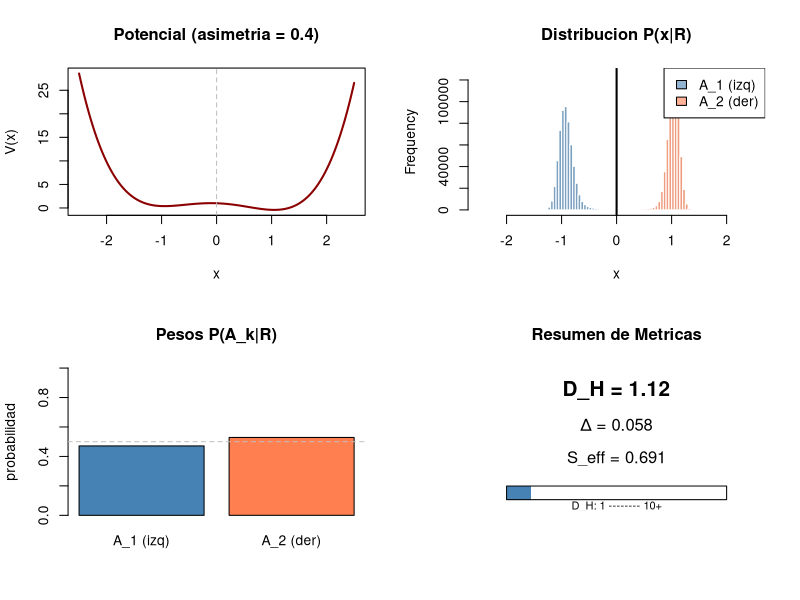

This figure's R source:
# =============================================================================
# CONCEPTO 5: Metricas de Dominancia
# =============================================================================
#
# Una vez identificadas las clases A_k, medimos si alguna DOMINA:
#
# Pesos de clase:
#   p_k = P(A_k | R) = ∫_{A_k} p(ψ|R) dψ
#
# Metricas:
#   - Ratio de dominancia: D_H = p_1 / p_2 (clase mas probable / segunda)
#   - Gap: Δ = p_1 - p_2
#   - Entropia efectiva: S_eff = -Σ p_k log(p_k)
#
# Umbrales:
#   - D_H > 10 o Δ > 0.5 → Dominancia fuerte
#   - D_H ∈ [3, 10] → Dominancia moderada
#   - D_H ≈ 1 → Equilibrio (sin dominancia)
#
# =============================================================================

cat("=== PRUEBA: Metricas de Dominancia ===\n\n")

# --- PARAMETROS ---
set.seed(42)
n_traj <- 2500
traj_length <- 500
dt <- 0.01
noise <- 0.4

# --- POTENCIAL ASIMETRICO (favorece un pozo) ---
# Parametro de asimetria
asimetria <- 0.4  # Cambiar para ver efecto en dominancia

V <- function(x) (x^2 - 1)^2 - asimetria * x
grad_V <- function(x) 4 * x * (x^2 - 1) - asimetria

cat("Potencial: V(x) = (x²-1)² -", asimetria, "·x\n")
cat("(asimetria =", asimetria, "favorece pozo derecho)\n\n")

# --- DINAMICA ---
step <- function(x, dt, sigma) {
  x - grad_V(x) * dt + sigma * sqrt(dt) * rnorm(1)
}

simulate <- function(x0, n, dt, sigma) {
  x <- numeric(n)
  x[1] <- x0
  for (t in 2:n) {
    x[t] <- step(x[t-1], dt, sigma)
    x[t] <- max(-3, min(3, x[t]))
  }
  x
}

# --- CONDICION R ---
observable <- function(x) abs(x)  # distancia al origen
theta_threshold <- 0.5
tau_persistence <- 30

cumple_ERS <- function(traj, theta_star, tau_star) {
  theta_t <- observable(traj)
  condicion <- theta_t >= theta_star
  if (!any(condicion)) return(FALSE)
  rachas <- rle(condicion)
  duraciones <- rachas$lengths[rachas$values == TRUE]
  if (length(duraciones) == 0) return(FALSE)
  max(duraciones) >= tau_star
}

# --- SIMULAR ---
cat("Simulando", n_traj, "trayectorias...\n")

trayectorias <- vector("list", n_traj)
cumple_R <- logical(n_traj)

for (i in 1:n_traj) {
  x0 <- runif(1, -2, 2)
  trayectorias[[i]] <- simulate(x0, traj_length, dt, noise)
  cumple_R[i] <- cumple_ERS(trayectorias[[i]], theta_threshold, tau_persistence)
}

n_cond <- sum(cumple_R)
cat("Condicionadas:", n_cond, "\n\n")

# --- DEFINIR CLASES SIMPLES ---
# A_1: pozo izquierdo (x < 0)
# A_2: pozo derecho (x > 0)

x_cond <- unlist(trayectorias[cumple_R])

n_izq <- sum(x_cond < 0)
n_der <- sum(x_cond > 0)
n_total <- length(x_cond)

# --- CALCULAR PESOS ---
p_1 <- n_izq / n_total  # P(A_1 | R)
p_2 <- n_der / n_total  # P(A_2 | R)

# Ordenar de mayor a menor
if (p_2 > p_1) {
  temp <- p_1; p_1 <- p_2; p_2 <- temp
  clase_dominante <- "derecha (A_2)"
} else {
  clase_dominante <- "izquierda (A_1)"
}

# --- METRICAS DE DOMINANCIA ---
cat("=== PESOS DE CLASE ===\n")
cat("  P(A_1|R) - izquierda:", round(n_izq/n_total, 4), "\n")
cat("  P(A_2|R) - derecha:  ", round(n_der/n_total, 4), "\n\n")

# Ratio D_H
D_H <- p_1 / p_2
cat("=== METRICAS ===\n")
cat("  Ratio D_H = p_max / p_second =", round(D_H, 3), "\n")

# Gap
Delta <- p_1 - p_2
cat("  Gap Δ = p_max - p_second =", round(Delta, 4), "\n")

# Entropia efectiva
p_vec <- c(p_1, p_2)
S_eff <- -sum(p_vec * log(p_vec))
S_max <- log(2)  # entropia maxima con 2 clases
cat("  Entropia S_eff =", round(S_eff, 4), "(max =", round(S_max, 4), ")\n")
cat("  Entropia normalizada =", round(S_eff/S_max, 4), "\n\n")

# --- INTERPRETACION ---
cat("=== INTERPRETACION ===\n")

if (D_H > 10) {
  cat("DOMINANCIA FUERTE (D_H > 10)\n")
  cat("  La clase", clase_dominante, "domina claramente\n")
} else if (D_H > 3) {
  cat("DOMINANCIA MODERADA (3 < D_H < 10)\n")
  cat("  La clase", clase_dominante, "es preferida pero no absoluta\n")
} else if (D_H > 1.5) {
  cat("DOMINANCIA DEBIL (1.5 < D_H < 3)\n")
  cat("  Ligera preferencia por clase", clase_dominante, "\n")
} else {
  cat("EQUILIBRIO (D_H ≈ 1)\n")
  cat("  Las clases tienen probabilidad similar bajo R\n")
}

# --- VISUALIZACION ---
par(mfrow = c(2, 2))

# 1. Potencial
x_grid <- seq(-2.5, 2.5, length.out = 200)
plot(x_grid, V(x_grid), type = "l", lwd = 2, col = "darkred",
     main = paste0("Potencial (asimetria = ", asimetria, ")"),
     xlab = "x", ylab = "V(x)")
abline(v = 0, col = "gray", lty = 2)

# 2. Distribucion con clases
hist(x_cond, breaks = 60, col = "gray80", border = "white",
     main = "Distribucion P(x|R)",
     xlab = "x", xlim = c(-2.5, 2.5))
hist(x_cond[x_cond < 0], breaks = 30, col = adjustcolor("steelblue", 0.6),
     border = "white", add = TRUE)
hist(x_cond[x_cond > 0], breaks = 30, col = adjustcolor("coral", 0.6),
     border = "white", add = TRUE)
abline(v = 0, col = "black", lwd = 2)
legend("topright", c("A_1 (izq)", "A_2 (der)"),
       fill = c(adjustcolor("steelblue", 0.6), adjustcolor("coral", 0.6)))

# 3. Barras de pesos
barplot(c(n_izq/n_total, n_der/n_total),
        names.arg = c("A_1 (izq)", "A_2 (der)"),
        col = c("steelblue", "coral"),
        main = "Pesos P(A_k|R)",
        ylab = "probabilidad", ylim = c(0, 1))
abline(h = 0.5, col = "gray", lty = 2)

# 4. Metricas visuales
plot(1, type = "n", xlim = c(0, 10), ylim = c(0, 4),
     xlab = "", ylab = "", axes = FALSE,
     main = "Resumen de Metricas")

text(5, 3.5, paste("D_H =", round(D_H, 2)), cex = 1.5, font = 2)
text(5, 2.5, paste("Δ =", round(Delta, 3)), cex = 1.2)
text(5, 1.5, paste("S_eff =", round(S_eff, 3)), cex = 1.2)

# Barra visual de dominancia
rect(1, 0.3, 1 + 8 * (D_H / max(D_H, 10)), 0.7,
     col = ifelse(D_H > 3, "coral", "steelblue"), border = NA)
rect(1, 0.3, 9, 0.7, border = "black")
text(5, 0.1, "D_H: 1 -------- 10+", cex = 0.8)

par(mfrow = c(1, 1))

# --- EXPERIMENTO: VARIAR ASIMETRIA ---
cat("\n=== EXPERIMENTO: Efecto de la asimetria ===\n\n")

asimetrias <- c(0, 0.1, 0.2, 0.4, 0.6)
resultados <- data.frame(asimetria = numeric(),
                         D_H = numeric(),
                         Delta = numeric(),
                         S_eff = numeric())

for (a in asimetrias) {
  V_a <- function(x) (x^2 - 1)^2 - a * x
  grad_V_a <- function(x) 4 * x * (x^2 - 1) - a

  step_a <- function(x, dt, sigma) {
    x - grad_V_a(x) * dt + sigma * sqrt(dt) * rnorm(1)
  }

  simulate_a <- function(x0, n, dt, sigma) {
    x <- numeric(n)
    x[1] <- x0
    for (t in 2:n) {
      x[t] <- step_a(x[t-1], dt, sigma)
      x[t] <- max(-3, min(3, x[t]))
    }
    x
  }

  # Simulacion rapida
  set.seed(42)
  x_all <- c()
  for (i in 1:500) {
    traj <- simulate_a(runif(1, -2, 2), 300, dt, noise)
    if (cumple_ERS(traj, theta_threshold, tau_persistence)) {
      x_all <- c(x_all, traj)
    }
  }

  if (length(x_all) > 100) {
    p1 <- max(mean(x_all < 0), mean(x_all > 0))
    p2 <- min(mean(x_all < 0), mean(x_all > 0))
    D_H_a <- p1 / p2
    Delta_a <- p1 - p2
    S_a <- -p1*log(p1) - p2*log(p2)
  } else {
    D_H_a <- NA
    Delta_a <- NA
    S_a <- NA
  }

  resultados <- rbind(resultados,
                      data.frame(asimetria = a, D_H = D_H_a,
                                 Delta = Delta_a, S_eff = S_a))
}

print(resultados)

# --- CONCLUSION ---
cat("\n--- CONCLUSION ---\n")
cat("Las metricas de dominancia cuantifican:\n")
cat("  - D_H: cuanto mas probable es la clase dominante vs la segunda\n")
cat("  - Δ: diferencia absoluta entre las dos principales\n")
cat("  - S_eff: 'uniformidad' de la distribucion entre clases\n")
cat("\nA mayor asimetria del potencial, mayor dominancia bajo R.\n")
cat("Pero la relacion no es trivial: depende de como R interactua con V(x).\n")
